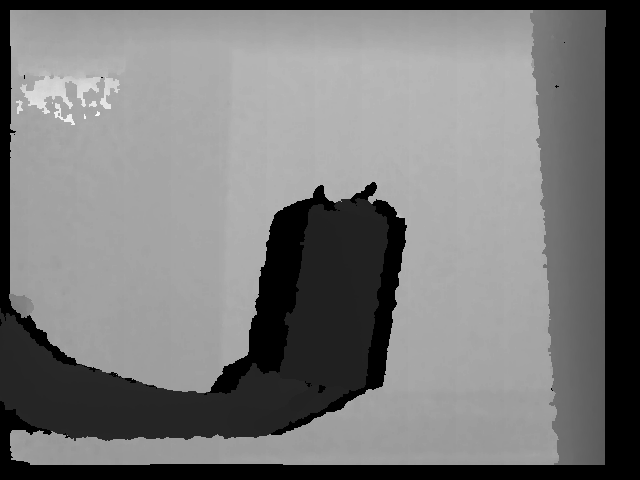
%> input picture hw3/0000001-000000000000.png, 640 x 480 px
$ octave --eval "result = getcloudpoint;"   (GNU Octave 9; MATLAB toolbox functions it lacks are replaced by stand-ins)
%> lines starting %> are read from the running program, lines starting %| are printed output that depends on the picture; in (x1, y1, x2, y2) boxes, pixels count from 0 and x2, y2 are one past the last pixel; in counts of white or black regions, pixels touching at a corner belong together; the program's own positions count from 1
function [cloud,thresh_image] = getcloudpoint

    % Read the depth image
    depth = int32(imread('0000001-000000000000.png'));
%> depth: size 480x640 int32; min 0, max 4842, mean 2297; mean of the top-left, top-right, bottom-left and bottom-right quarters 2925.5, 2446.5, 1803.8, 2012.1
    [row,column] = size(depth);
%> row = 480; column = 640

     % Parameters for camera calibration
    fu = 525;
    fv = 525;
    %switched
    uo = 319.5;
    vo = 239.5;

     % Display the depth image
    figure(1);
    colormap jet;
    imagesc(depth);
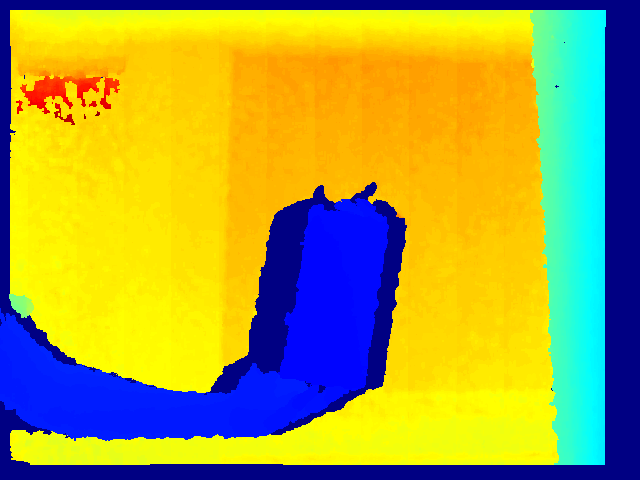
%> displayed picture: size 480x640x3, on the screen's scale of 0 to 255; mean R, G, B 165.3, 162.5, 70

     % Initialize variables
    index = 0;
    x_cloud = zeros(row,column);
    y_cloud = zeros(row,column);
    mask =zeros(row,column);
    cloud = zeros(row*column,3); %only format accepted
    thresh_image=zeros(row,column);

    % Define upper and lower depth thresholds
    upper_threshold = 643;
    lower_threshold = 100;

    % Iterate over each pixel in the depth image
    for u = 1:row
        for v = 1:column

            % Calculate corresponding x and y coordinates in 3D space
            x_cloud(u,v) = -((double(depth(u,v))*(u - uo))/fu);
            y_cloud(u,v) = -((double(depth(u,v))*(v - vo))/fv);

            % Check if depth value is valid and within threshold
            if (depth(u,v) ~= 0 && depth(u,v) < upper_threshold && depth(u,v) > lower_threshold)

                mask(u,v) = 1;% Mark as valid pixel in the mask
                thresh_image(u,v) = depth(u,v);% Store depth value in the thresholded image
                index = index + 1;
                %this is how the function pointCloud wants its argument
                cloud(index,:) = [x_cloud(u,v) y_cloud(u,v) double(depth(u,v))]; % Store 3D point in the point cloud
            end

        end

    end
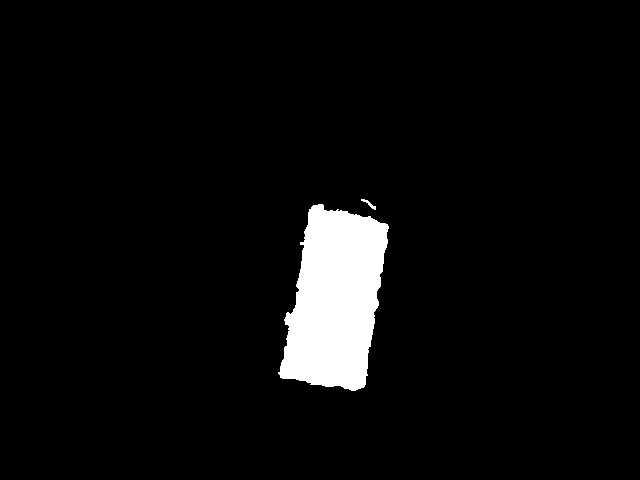
%> mask: size 480x640 double; values 0 (black) and 1 (white), 4.7% white; 2 white regions, box (x1, y1, x2, y2) and area: (278, 204, 389, 391) 14401, (361, 199, 376, 210) 49
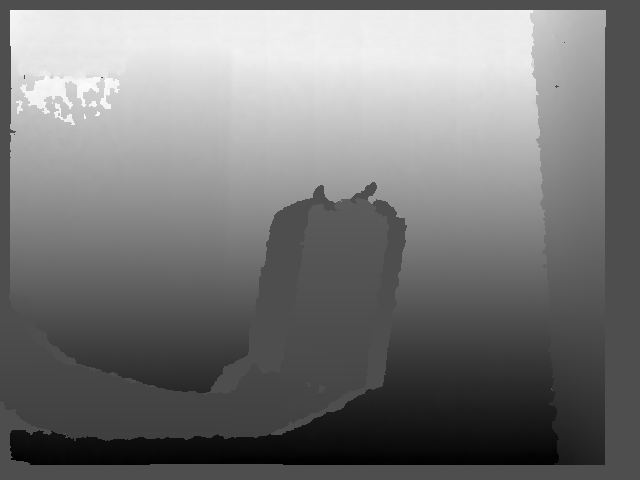
%> x_cloud: size 480x640 double; min -843.3, max 1886.1, mean 447.3; drawn with min black and max white
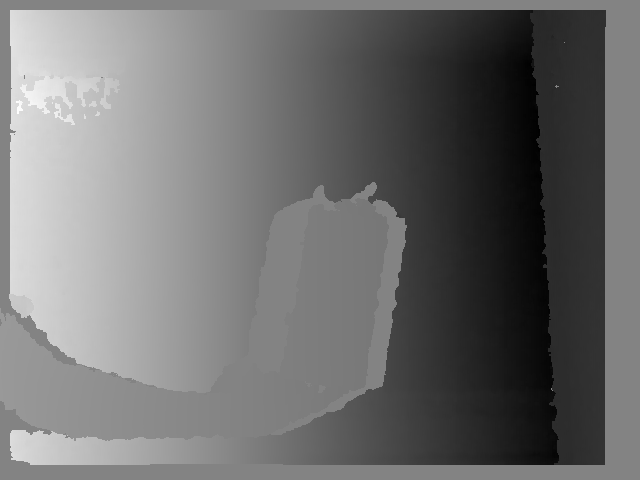
%> y_cloud: size 480x640 double; min -1945.5, max 1834.9, mean -295.7; drawn with min black and max white
%> after the loop, index = 14450
%> `result = getcloudpoint;`:
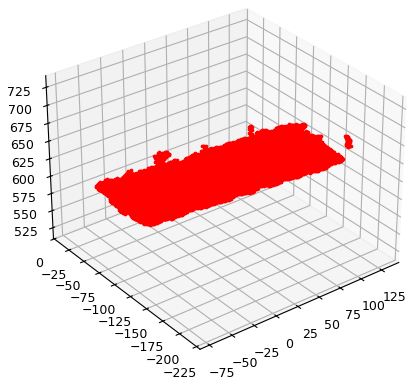
%> figure redrawn from the program's plot data

     % Trim excess zeros from the point cloud
    cloud = cloud(1:index,:);
    figure(3)
    plot3(cloud(:,1), cloud(:,2),cloud(:,3), 'r.');
    axis equal;
    grid on;
end
